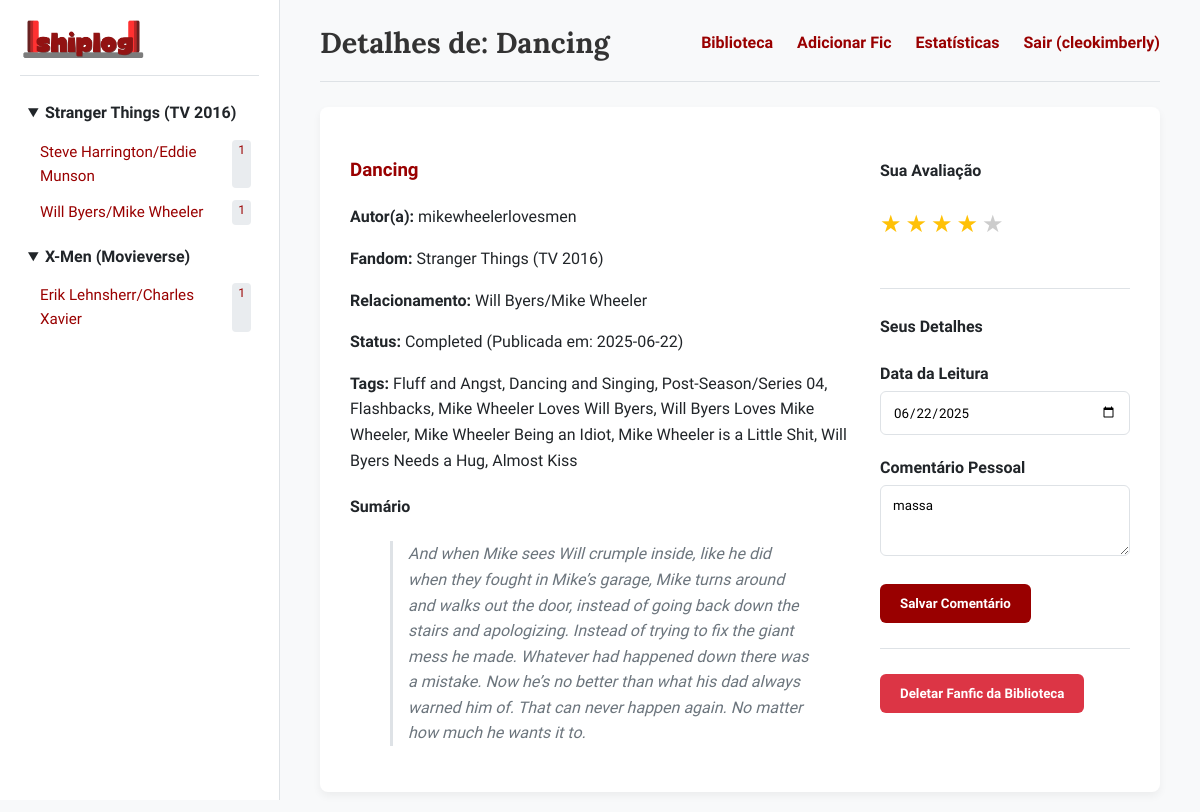
/fic/1/details (signed in), run on the app's committed database.
### models.py (models this page shows, shortened)
class Fic(db.Model):
    id = db.Column(db.Integer, primary_key=True)
    title = db.Column(db.String(200), nullable=False)
    author = db.Column(db.String(100), nullable=False)
    fandom = db.Column(db.String(200), nullable=False)
    relationship = db.Column(db.String(200), nullable=True)
    summary = db.Column(db.Text, nullable=True)
    tags = db.Column(db.Text, nullable=True)
    status = db.Column(db.String(50), nullable=True)
    date_published = db.Column(db.String(50), nullable=True)
    source_url = db.Column(db.String(500), nullable=True)
    date_read = db.Column(db.Date, nullable=True)
    comment = db.Column(db.String(500), nullable=True)
    rating = db.Column(db.Integer, nullable=True) # NOVA COLUNA
    user_id = db.Column(db.Integer, db.ForeignKey('user.id'), nullable=False)

class User(UserMixin, db.Model):
    id = db.Column(db.Integer, primary_key=True)
    username = db.Column(db.String(80), unique=True, nullable=False)
    password_hash = db.Column(db.String(256), nullable=False)
    fics = db.relationship('Fic', backref='owner', lazy=True, cascade="all, delete-orphan")

### app.py (the view)
@app.route('/fic/<int:fic_id>/details')
@login_required
def fic_details(fic_id):
    fic = Fic.query.get_or_404(fic_id)
    if fic.owner != current_user: return redirect(url_for('library'))
    form = EditFicDetailsForm(obj=fic)
    return render_template('fic_details.html', fic=fic, form=form, title="Detalhes")

### app.py
class EditFicDetailsForm(FlaskForm):
    date_read = DateField('Data da Leitura', format='%Y-%m-%d', validators=[Optional()])
    comment = TextAreaField('Comentário Pessoal', validators=[Length(max=500)])
    submit = SubmitField('Salvar Comentário')

### app.py (called while the page is built)
@login_manager.user_loader
def load_user(user_id):
    return User.query.get(int(user_id))

@app.context_processor
def inject_sidebar_data():
    if not current_user.is_authenticated:
        return dict(sidebar_data={})
    fics = Fic.query.filter_by(user_id=current_user.id).order_by(Fic.title).all()
    sidebar_data = {}
    for fic in fics:
        main_fandom = fic.fandom.split(',')[0].strip()
        if main_fandom not in sidebar_data:
            sidebar_data[main_fandom] = {}
        relationship = fic.relationship or "Geral"
        if relationship not in sidebar_data[main_fandom]:
            sidebar_data[main_fandom][relationship] = []
        sidebar_data[main_fandom][relationship].append(fic)
    return dict(sidebar_data=sidebar_data)

### templates/fic_details.html (shortened to what this page needs)
{% extends "base.html" %}
{% block header %}Detalhes de: {{ fic.title }}{% endblock %}
{% block content %}
<div class="details-container">
    <div class="fic-meta-card">
        <h3><a href="{{ fic.source_url }}" target="_blank">{{ fic.title }}</a></h3>
        <p><strong>Autor(a):</strong> {{ fic.author }}</p>
        <p><strong>Fandom:</strong> {{ fic.fandom }}</p>
        <p><strong>Relacionamento:</strong> {{ fic.relationship or 'Geral' }}</p>
        <p><strong>Status:</strong> {{ fic.status }} (Publicada em: {{ fic.date_published }})</p>
        <p><strong>Tags:</strong> <span class="tags">{{ fic.tags or 'Nenhuma' }}</span></p>
        <h4>Sumário</h4>
        <blockquote class="summary">
            {{ fic.summary | safe }}
        </blockquote>
    </div>
    <div class="user-details-card">
        <h4>Sua Avaliação</h4>
        <div class="star-rating-form" data-fic-id="{{ fic.id }}">
             {% for i in range(1, 6) %}
                <span class="star-input" data-value="{{ i }}" title="Avaliar com {{ i }} estrelas">&#9733;</span>
             {% endfor %}
        </div>
        <p id="rating-feedback" class="feedback-message"></p>
        <hr>
        <h4>Seus Detalhes</h4>
        <form action="{{ url_for('edit_fic', fic_id=fic.id) }}" method="POST">
            <div class="form-group">
                {{ form.date_read.label }}
                {{ form.date_read(class="form-control") }}
            </div>
            <div class="form-group">
                {{ form.comment.label }}
                {{ form.comment(class="form-control", rows=3) }}
            </div>
            {{ form.submit(class="btn btn-primary") }}
        </form>
        <hr>
        <form action="{{ url_for('delete_fic', fic_id=fic.id) }}" method="POST" onsubmit="return confirm('Tem certeza que deseja deletar esta fanfic? Esta ação não pode ser desfeita.');" style="margin-top: 20px;">
            <input type="submit" value="Deletar Fanfic da Biblioteca" class="btn btn-danger">
        </form>
    </div>
</div>
{% endblock %}

### templates/base.html (shortened to what this page needs)
<!DOCTYPE html>
<html lang="pt-br">
<head>
    <link rel="stylesheet" href="{{ url_for('static', filename='css/style.css') }}">
</head>
<body>
    <div class="container">
        {% if not request.endpoint in ['home', 'login', 'register'] %}
            {% include '_sidebar.html' %}
        {% endif %}
        <main class="main-content">
            {% if not request.endpoint in ['home', 'login', 'register'] %}
                <header class="main-header">
                    <div class="header-content">
                        <h1>{% block header %}{{ title or 'Bem-vindo(a)!' }}{% endblock %}</h1>
                        <nav class="main-nav">
                            <a href="{{ url_for('library') }}">Biblioteca</a>
                            <a href="{{ url_for('add_fic') }}">Adicionar Fic</a>
                            <a href="{{ url_for('stats') }}">Estatísticas</a>
                            <a href="{{ url_for('logout') }}">Sair ({{ current_user.username }})</a>
                        </nav>
                    </div>
                </header>
            {% endif %}
            <div class="content">
                {% block content %}{% endblock %}
            </div>
        </main>
    </div>
</body>
</html>

### templates/_sidebar.html
<aside class="sidebar">
    <div class="sidebar-header">
      <a href="{{ url_for('library') }}" class="sidebar-logo">
        <img src="{{ url_for('static', filename='img/shiplog.png') }}" alt="Shiplog Logo">
      </a>
    </div>
    <nav class="fandom-nav">
        <ul>
            {% for fandom, relationships in sidebar_data|dictsort %}
                <li>
                    <details open>
                        <summary>{{ fandom }}</summary>
                        <ul class="relationship-list">
                            {% for relationship, fics in relationships|dictsort %}
                                <li>
                                    <a href="{{ url_for('library', fandom=fandom, relationship=relationship) }}">{{ relationship }} <span>{{ fics|length }}</span></a>
                                </li>
                            {% endfor %}
                        </ul>
                    </details>
                </li>
            {% else %}
                <li class="no-fics-message">
                    <span>Nenhuma fic na biblioteca.</span>
                    <a href="{{ url_for('add_fic') }}" class="btn btn-secondary btn-small">Adicionar</a>
                </li>
            {% endfor %}
        </ul>
    </nav>
</aside>

### static/css/style.css (style rules this page uses)
:root { --primary-color: #990000; --secondary-color: #6a0000; --background-color: #f8f9fa; --surface-color: #ffffff; --text-color: #212529; --text-muted-color: #6c757d; --border-color: #dee2e6; --font-serif: 'Lora', 'Georgia', serif; --font-sans: 'Nunito Sans', sans-serif; --border-radius: 8px; --shadow: 0 4px 8px rgba(0, 0, 0, 0.05); }
body { font-family: var(--font-sans); margin: 0; background-color: var(--background-color); color: var(--text-color); line-height: 1.6; }
.container { display: flex; }
a { color: var(--primary-color); text-decoration: none; transition: color 0.2s; }
.sidebar { width: 280px; min-width: 280px; background-color: var(--surface-color); border-right: 1px solid var(--border-color); padding: 20px; height: 100vh; position: sticky; top: 0; overflow-y: auto; box-sizing: border-box; }
.main-content { flex-grow: 1; padding: 20px 40px; box-sizing: border-box; }
.main-header { margin-bottom: 25px; }
.header-content { display: flex; justify-content: space-between; align-items: center; padding-bottom: 15px; border-bottom: 1px solid var(--border-color); }
.main-header h1 { font-family: var(--font-serif); color: #333; margin: 0; font-size: 1.8em; }
.main-nav a { margin-left: 20px; font-weight: 700; }
.sidebar-header { padding-bottom: 15px; margin-bottom: 15px; border-bottom: 1px solid var(--border-color); }
.sidebar-logo { display: flex; align-items: center; gap: 10px; color: #000; }
.sidebar-logo img { height: 40px; }
.fandom-nav ul { list-style: none; padding: 0; }
.fandom-nav details { margin-bottom: 5px; }
.fandom-nav summary { font-weight: 700; cursor: pointer; padding: 8px; border-radius: 6px; transition: background-color 0.2s; }
.fandom-nav .relationship-list a { display: flex; justify-content: space-between; padding: 6px 8px 6px 20px; border-radius: 6px; font-size: 0.95em; }
.fandom-nav .relationship-list span { background-color: #e9ecef; padding: 1px 6px; border-radius: 4px; font-size: 0.8em; }
.fic-rating .star, .star-rating-form .star-input { color: #ccc; font-size: 1.5em; cursor: default; }
.fic-rating .star.filled, .star-rating-form .star-input.filled { color: #ffc107; }
.star-rating-form .star-input { cursor: pointer; transition: transform 0.1s; }
.feedback-message { font-size: 0.9em; margin-top: 5px; height: 1em; }
.form-container, .details-container, .auth-form { background-color: var(--surface-color); padding: 30px; border-radius: var(--border-radius); box-shadow: var(--shadow); }
.form-group { margin-bottom: 20px; }
.form-group label { display: block; margin-bottom: 5px; font-weight: 700; }
.form-control { width: 100%; padding: 12px; border: 1px solid var(--border-color); border-radius: 6px; box-sizing: border-box; font-family: inherit; transition: border-color 0.2s, box-shadow 0.2s; }
.btn { padding: 12px 20px; border: none; border-radius: 6px; cursor: pointer; font-weight: 700; font-family: var(--font-sans); transition: background-color 0.2s, transform 0.1s; display: inline-block; text-align: center; }
.btn-primary { background-color: var(--primary-color); color: white; }
.btn-danger { background-color: #dc3545; color: white; }
.details-container { display: grid; grid-template-columns: 2fr 1fr; gap: 30px; }
.fic-meta-card .summary { border-left: 3px solid var(--border-color); padding-left: 15px; font-style: italic; color: var(--text-muted-color); }
hr { border: none; border-top: 1px solid var(--border-color); margin: 25px 0; }

### data on the page
Fic: fandom "Stranger Things (TV 2016)", relationship "Will Byers/Mike Wheeler", fics "1", title "Dancing", author "mikewheelerlovesmen", status "Completed", date_published "2025-06-22", tags "Fluff and Angst, Dancing and Singing, Post-Season/Series 04, Flashbacks, Mike Wheeler Loves Will Byers, Will Byers Loves Mike Wheeler, Mike Wheeler Being an Idiot, Mike Wheeler is a Little Shit, Will Byers Needs a Hug, Almost Kiss", summary "And when Mike sees Will crumple inside, like he did when they fought in Mike’s garage, Mike turns around and walks out the door, instead of going back down the stairs and apologizing. Instead of trying to fix the giant mess he made. Whatever had happened down there was a mistake. Now he’s no better than what his dad always warned him of. That can never happen again. No matter how much he wants it to.", date_read "06/22/2025", comment "massa"
Fic: relationship "Steve Harrington/Eddie Munson", fics "1"
Fic: fandom "X-Men (Movieverse)", relationship "Erik Lehnsherr/Charles Xavier", fics "1"
User: username "cleokimberly"
